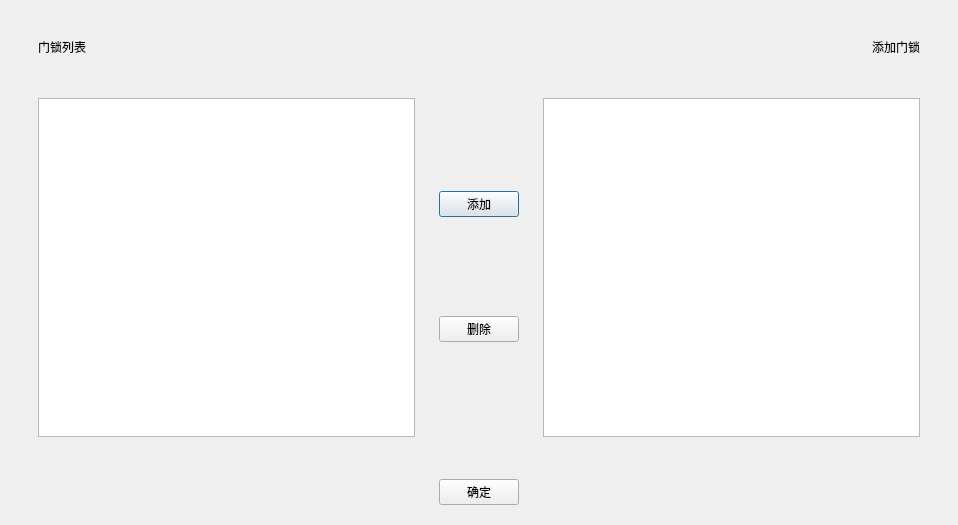
<?xml version="1.0" encoding="UTF-8"?>
<ui version="4.0">
 <class>GetLock</class>
 <widget class="QDialog" name="GetLock">
  <property name="geometry">
   <rect>
    <x>0</x>
    <y>0</y>
    <width>958</width>
    <height>525</height>
   </rect>
  </property>
  <property name="windowTitle">
   <string>Dialog</string>
  </property>
  <layout class="QGridLayout" name="gridLayout_10">
   <item row="0" column="0">
    <widget class="QWidget" name="widget" native="true">
     <layout class="QGridLayout" name="gridLayout_9">
      <item row="0" column="0">
       <widget class="QWidget" name="widget_8" native="true">
        <layout class="QGridLayout" name="gridLayout_8">
         <item row="0" column="0">
          <widget class="QWidget" name="widget_5" native="true">
           <layout class="QGridLayout" name="gridLayout_7">
            <item row="0" column="0">
             <widget class="QLabel" name="label">
              <property name="text">
               <string>门锁列表</string>
              </property>
             </widget>
            </item>
           </layout>
          </widget>
         </item>
         <item row="0" column="1">
          <spacer name="horizontalSpacer">
           <property name="orientation">
            <enum>Qt::Horizontal</enum>
           </property>
           <property name="sizeHint" stdset="0">
            <size>
             <width>757</width>
             <height>20</height>
            </size>
           </property>
          </spacer>
         </item>
         <item row="0" column="2">
          <widget class="QWidget" name="widget_6" native="true">
           <layout class="QGridLayout" name="gridLayout_6">
            <item row="0" column="0">
             <widget class="QLabel" name="label_2">
              <property name="text">
               <string>添加门锁</string>
              </property>
             </widget>
            </item>
           </layout>
          </widget>
         </item>
        </layout>
       </widget>
      </item>
      <item row="1" column="0">
       <widget class="QWidget" name="widget_7" native="true">
        <layout class="QGridLayout" name="gridLayout_5">
         <item row="0" column="0">
          <widget class="QWidget" name="widget_2" native="true">
           <layout class="QGridLayout" name="gridLayout_2">
            <item row="0" column="1">
             <widget class="QTableWidget" name="tableWidget"/>
            </item>
           </layout>
          </widget>
         </item>
         <item row="0" column="1">
          <widget class="QWidget" name="widget_4" native="true">
           <layout class="QGridLayout" name="gridLayout_4">
            <item row="0" column="0">
             <widget class="QPushButton" name="pushButton">
              <property name="text">
               <string>添加</string>
              </property>
             </widget>
            </item>
            <item row="1" column="0">
             <widget class="QPushButton" name="pushButton_2">
              <property name="text">
               <string>删除</string>
              </property>
             </widget>
            </item>
           </layout>
          </widget>
         </item>
         <item row="0" column="2">
          <widget class="QWidget" name="widget_3" native="true">
           <layout class="QGridLayout" name="gridLayout_3">
            <item row="0" column="0">
             <widget class="QTableWidget" name="tableWidget_2"/>
            </item>
           </layout>
          </widget>
         </item>
        </layout>
       </widget>
      </item>
     </layout>
    </widget>
   </item>
   <item row="1" column="0">
    <widget class="QWidget" name="widget_9" native="true">
     <layout class="QGridLayout" name="gridLayout">
      <item row="0" column="0">
       <spacer name="horizontalSpacer_2">
        <property name="orientation">
         <enum>Qt::Horizontal</enum>
        </property>
        <property name="sizeHint" stdset="0">
         <size>
          <width>415</width>
          <height>20</height>
         </size>
        </property>
       </spacer>
      </item>
      <item row="0" column="1">
       <widget class="QPushButton" name="pushButton_3">
        <property name="text">
         <string>确定</string>
        </property>
       </widget>
      </item>
      <item row="0" column="2">
       <spacer name="horizontalSpacer_3">
        <property name="orientation">
         <enum>Qt::Horizontal</enum>
        </property>
        <property name="sizeHint" stdset="0">
         <size>
          <width>414</width>
          <height>20</height>
         </size>
        </property>
       </spacer>
      </item>
     </layout>
    </widget>
   </item>
  </layout>
 </widget>
 <resources/>
 <connections/>
</ui>
